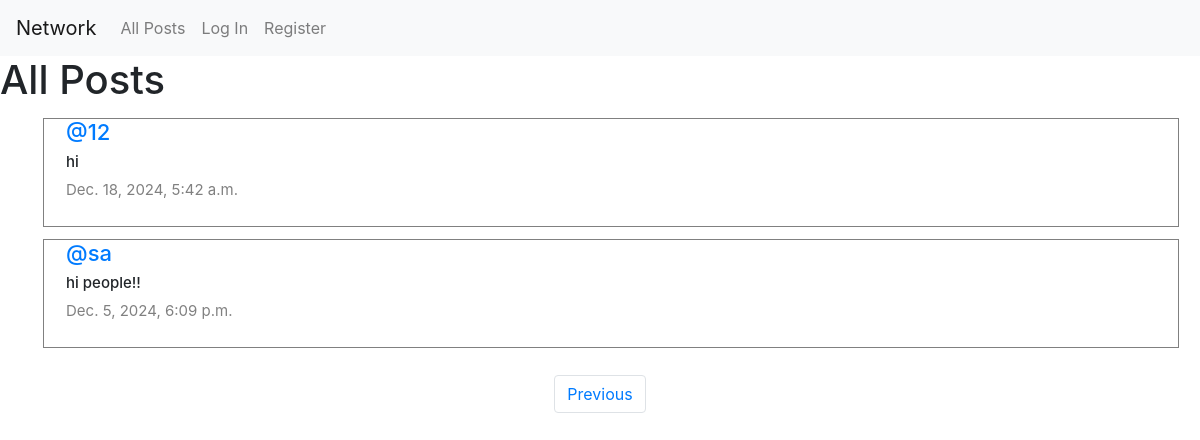
Screenshot of /?page=2 with the database file from the repository.
### network/models.py (models this page shows, shortened)
class Post(models.Model):
    content = models.CharField(max_length=140)
    user = models.ForeignKey(User, on_delete=models.CASCADE, related_name="author")
    date = models.DateTimeField(auto_now_add=True)

class User(AbstractUser):
    pass

### network/views.py (the view)
# urls.py: path("", views.index, name="index"),
def index(request):
    all_posts = Post.objects.all().order_by("id").reverse()
    paginator = Paginator(all_posts, 10)
    page_number = request.GET.get('page')
    posts_of_the_page = paginator.get_page(page_number)
    all_likes = Like.objects.all()
    who_you_liked = []
    try:
        for like in all_likes:
            if like.user.id == request.user.id:
                who_you_liked.append(like.post.id)
    except:
        who_you_liked = []
    return render(request, "network/index.html", {
        "allPosts": all_posts,
        "posts_of_the_page": posts_of_the_page,
        "whoYouLiked": who_you_liked
    })

### network/templates/network/index.html (shortened to what this page needs)
{% extends "network/layout.html" %}
{% block body %}
<h1>All Posts</h1>
<div class="all-posts">
    {% for post in posts_of_the_page %}
        <div class="row post">
            <h5 class="username">
                <a href="{% url 'profile' user_id=post.user.id %}">@{{ post.user }}</a>
            </h5>
            <h6 class="content" id="content_{{ post.id }}">{{ post.content }}</h6>
            <p class="date">{{ post.date }}</p>
        </div>
    {% endfor %}
</div>
<nav aria-label="Page navigation example">
    <ul class="pagination d-flex justify-content-center">
        {% if posts_of_the_page.has_previous %}
            <li class="page-item">
                <a class="page-link" href="?page={{ posts_of_the_page.previous_page_number }}">Previous</a>
            </li>
        {% endif %}
    </ul>
</nav>
{% endblock %}

### network/static/network/styles.css (style rules this page uses)
.all-posts { display: flex; justify-content: flex-start; flex-direction: column; margin: 20px 21px 28px 28px solid black; padding-left: 22px; margin-bottom: 21px; }
.post { border: 0.1px solid gray; display: flex; justify-content: center; flex-direction: column; box-sizing: border-box; padding-left: 22px; margin: 6px 21px; }
.content { font-size: 15px; }
.username { font-size: 22px; }
.date { color:gray; font-size: 15px; }

### rows the page displays
Post: user "12", content "hi", date "Dec. 18, 2024, 5:42 a.m."
Post: user "sa", content "hi people!!", date "Dec. 5, 2024, 6:09 p.m."
